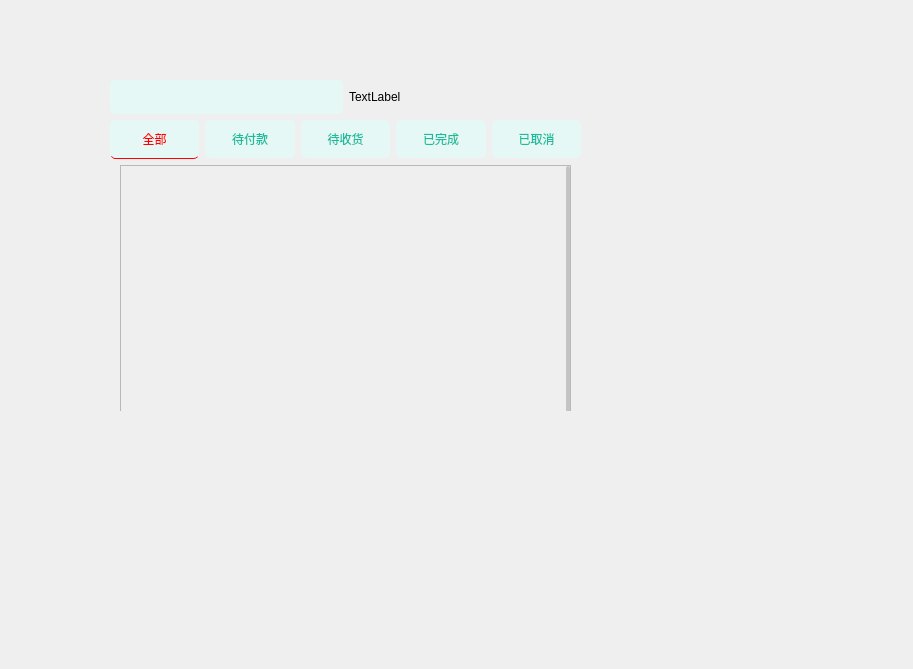
<?xml version="1.0" encoding="UTF-8"?>
<ui version="4.0">
 <class>OrderForGoods</class>
 <widget class="QWidget" name="OrderForGoods">
  <property name="geometry">
   <rect>
    <x>0</x>
    <y>0</y>
    <width>913</width>
    <height>669</height>
   </rect>
  </property>
  <property name="windowTitle">
   <string>Form</string>
  </property>
  <property name="styleSheet">
   <string notr="true">QPushButton{border-style:none;padding:10px;border-radius:5px;color:#1ABC9C;background:#E6F8F5;}
QPushButton:hover{color:#2EE1C1;background:#FFFFFF;}
QPushButton:pressed{color:#16A086;background:#A7EEE6;}

QScrollBar:vertical {
      border: none;
 	  background-color: rgba(255, 255, 255);
      width: 4px;
      margin: 0px 0 0px 0;
  }
  QScrollBar::handle:vertical {
	 border: none;
     border-radius:2px;
      background: rgba(154, 154, 154, 150);
      min-height: 15px;
  }
QScrollBar::sub-line:vertical {
      border: none;
      height: 0px;
      subcontrol-position: top;
      subcontrol-origin: margin;
  }
QScrollBar::add-line:vertical {
      border: none;
      height: 0px;
      subcontrol-position: bottom;
      subcontrol-origin: margin;
  }
  QScrollBar::up-arrow:vertical, QScrollBar::down-arrow:vertical {
	border:none;
      width: 0px;
      height: 0px;
  }
  QScrollBar::add-page:vertical, QScrollBar::sub-page:vertical {
      background: none;
  }

</string>
  </property>
  <widget class="QWidget" name="verticalLayoutWidget">
   <property name="geometry">
    <rect>
     <x>110</x>
     <y>80</y>
     <width>471</width>
     <height>331</height>
    </rect>
   </property>
   <layout class="QVBoxLayout" name="verticalLayout">
    <item>
     <layout class="QHBoxLayout" name="horizontalLayout">
      <item>
       <widget class="QPushButton" name="GoBackBt">
        <property name="styleSheet">
         <string notr="true">border-image: url(:/ICON/picture/Back.ico);</string>
        </property>
        <property name="text">
         <string/>
        </property>
       </widget>
      </item>
      <item>
       <widget class="QLabel" name="label">
        <property name="text">
         <string>TextLabel</string>
        </property>
       </widget>
      </item>
     </layout>
    </item>
    <item>
     <layout class="QHBoxLayout" name="horizontalLayout_2">
      <item>
       <widget class="QPushButton" name="AllProducts">
        <property name="styleSheet">
         <string notr="true">border:none;
color:red;
border-bottom:1px solid red;</string>
        </property>
        <property name="text">
         <string>全部</string>
        </property>
       </widget>
      </item>
      <item>
       <widget class="QPushButton" name="Obligation">
        <property name="text">
         <string>待付款</string>
        </property>
       </widget>
      </item>
      <item>
       <widget class="QPushButton" name="GoodsToBeReceive">
        <property name="text">
         <string>待收货</string>
        </property>
       </widget>
      </item>
      <item>
       <widget class="QPushButton" name="GoodsFinish">
        <property name="text">
         <string>已完成</string>
        </property>
       </widget>
      </item>
      <item>
       <widget class="QPushButton" name="Canceled">
        <property name="text">
         <string>已取消</string>
        </property>
       </widget>
      </item>
     </layout>
    </item>
    <item>
     <widget class="QStackedWidget" name="stackedWidget">
      <property name="currentIndex">
       <number>0</number>
      </property>
      <widget class="QWidget" name="page">
       <widget class="QWidget" name="verticalLayoutWidget_2">
        <property name="geometry">
         <rect>
          <x>10</x>
          <y>0</y>
          <width>451</width>
          <height>271</height>
         </rect>
        </property>
        <layout class="QVBoxLayout" name="verticalLayout_page">
         <item>
          <widget class="QScrollArea" name="scrollArea">
           <property name="verticalScrollBarPolicy">
            <enum>Qt::ScrollBarAlwaysOn</enum>
           </property>
           <property name="widgetResizable">
            <bool>true</bool>
           </property>
           <widget class="QWidget" name="scrollAreaWidgetContents">
            <property name="geometry">
             <rect>
              <x>0</x>
              <y>0</y>
              <width>443</width>
              <height>267</height>
             </rect>
            </property>
           </widget>
          </widget>
         </item>
        </layout>
       </widget>
      </widget>
      <widget class="QWidget" name="page_2"/>
     </widget>
    </item>
   </layout>
  </widget>
 </widget>
 <resources/>
 <connections/>
</ui>
